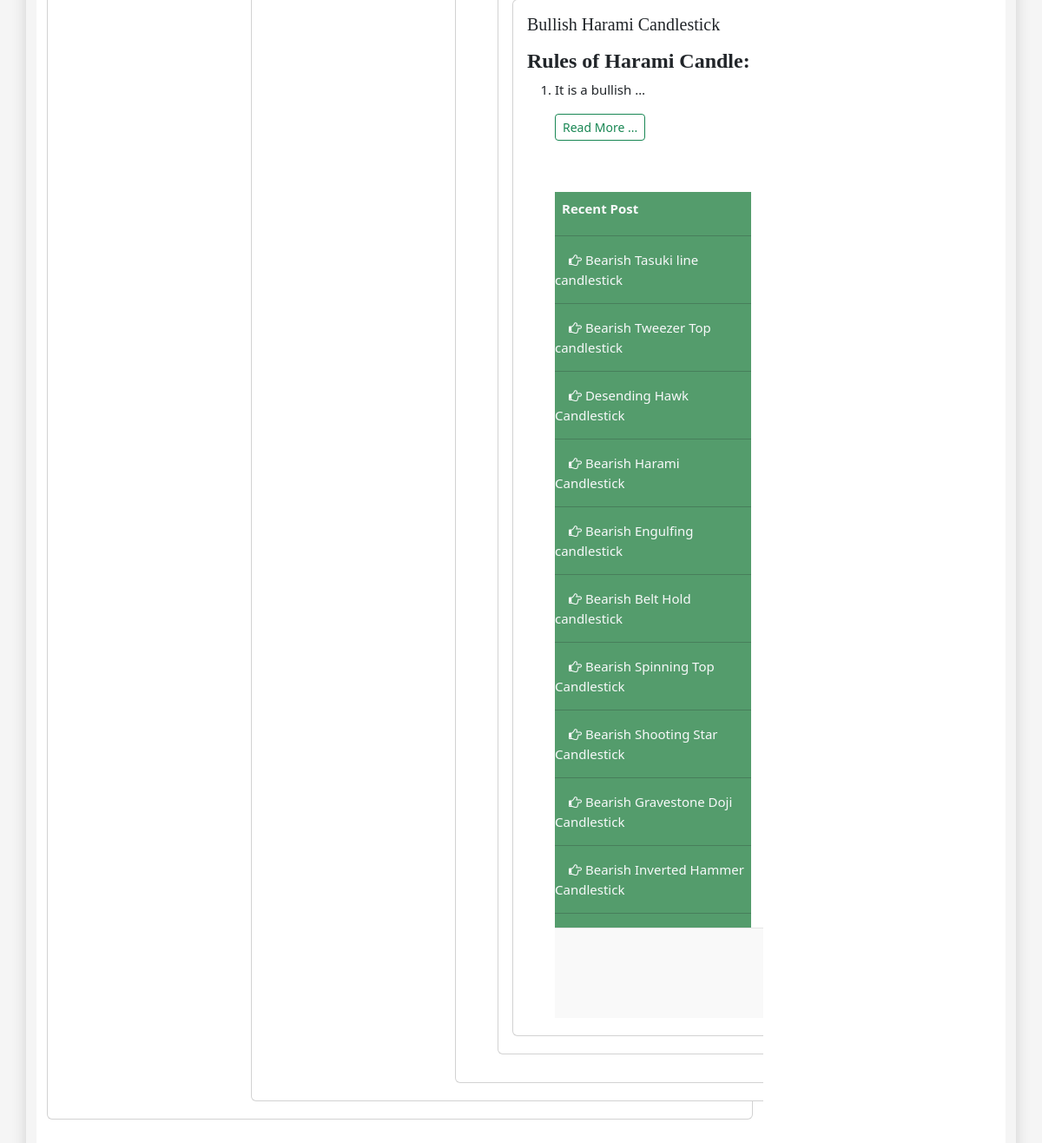
/apply-filter/ (lower part), run on an earlier commit of the app's database.
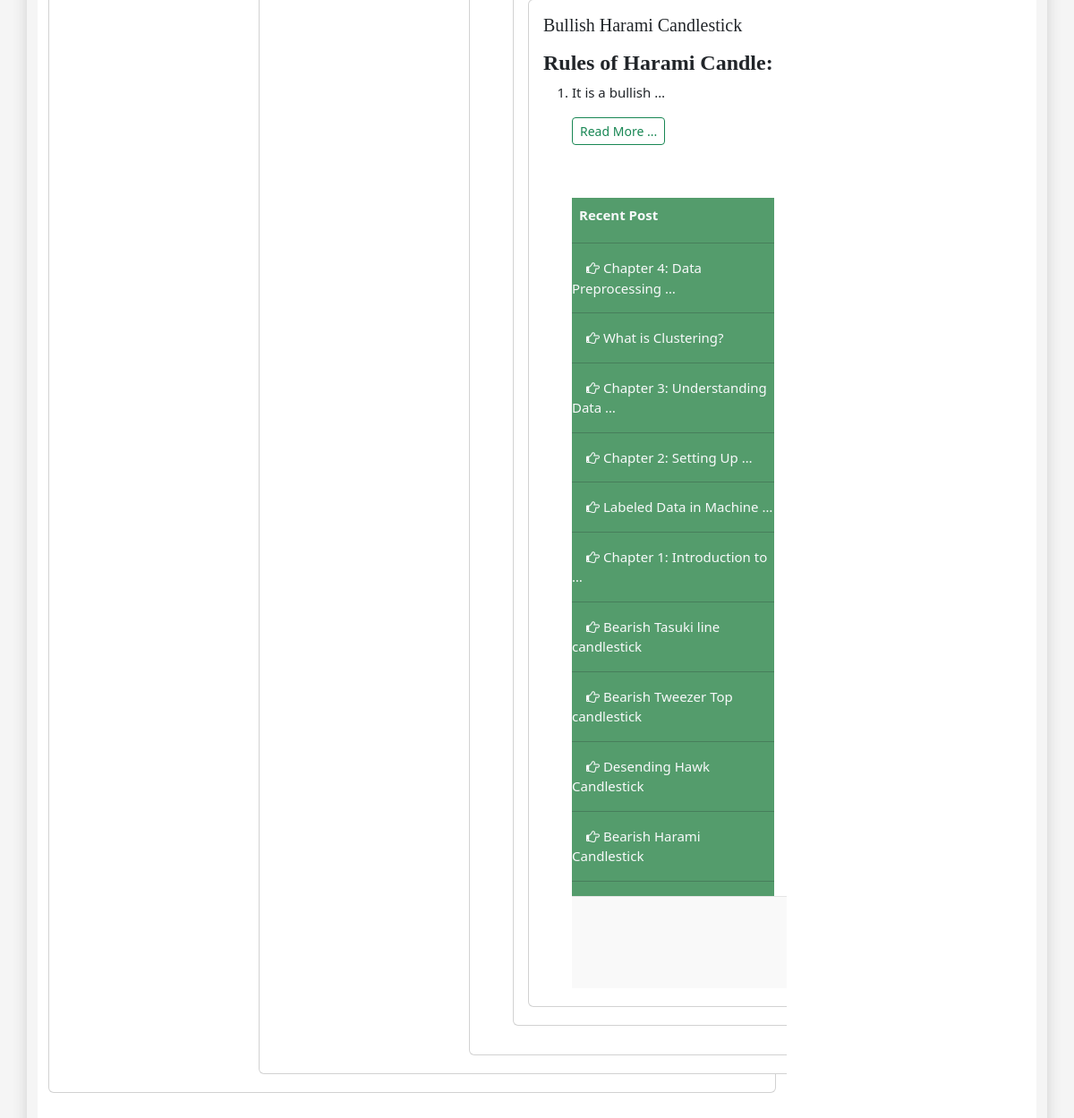
And on a later commit of the database.
### study_app/models.py (models this page shows, shortened)
class Topic(models.Model):
    id = models.UUIDField(primary_key=True, default=uuid.uuid4, editable=False)
    subject = models.ForeignKey(Subject, on_delete=models.CASCADE)
    name = models.CharField(max_length=100)
    description = models.TextField()
    created_at = models.DateTimeField(auto_now_add=True)
    updated_at = models.DateTimeField(auto_now=True)

### study_app/views.py (the view)
# urls.py: path("apply-filter/", TopicFilterView.as_view(), name="apply_filter"),
class TopicFilterView(ListView):
    model = Topic
    template_name = "study/apply_filter.html"
    context_object_name = "result"
    paginate_by = 13
    def get_queryset(self):
        queryset = Topic.objects.all()
        keyword = self.request.GET.get("key")
        if keyword:
            queryset = queryset.filter(
                Q(name__icontains=keyword) |
                Q(description__icontains=keyword)
            )
        return queryset
    def get_context_data(self, **kwargs):
        context = super().get_context_data(**kwargs)
        context["recent_post"] = Topic.objects.all().order_by('-created_at', 'name')[:10]
        page = self.request.GET.get("page")
        context["result"] = create_pagination(main=self.get_queryset(), no=self.paginate_by, page=page)
        return context

### mymodule/pagination.py (called while the page is built)
def create_pagination(main, no, page):
    paginator = Paginator(main, no)
    try:
        main = paginator.page(page)
    except EmptyPage:
        main = paginator.page(paginator.num_pages)
    except PageNotAnInteger:
        main = paginator.page(1)
    return main

### study_app/context_processors.py (called while the page is built)
def site_context(request):
    title = "The Study Hub"
    return {
        "title":title,
    }

### templates/study/apply_filter.html (shortened to what this page needs)
{% extends 'master.html' %}{% load static %}
{% block mainblock %}
<div class="container-fluid" style="height: 100vh;">
    <div class="row" style="height: 100%;">
        <div class="col-md-9" style="height: 100%; overflow-y: auto;">
            <div class="mt-1">
                {% for data in result %}
                <div class="card mb-1">
                    <div class="card-body">
                        <h5 class="card-title">{{ data.name }}</h5>
                        <p class="card-text">{{ data.description|safe|truncatewords:20 }}</p>
                        <a href="{% url 'topic_details' %}?topic={{ data.name|urlencode }}" class="btn btn-sm btn-outline-success">Read More ...</a>
                    </div>
                </div>
                {% endfor %}
            </div>
            <div class="col-md-12 p-2 mt-2 mb-1 text-light text-center">
            </div>
        </div>
        <div class="col-md-3" style="background-color: rgb(84, 156, 108); height: 100%; overflow-y: auto;">
            <p class="p-1 m-1 text-light fw-bold"> Recent Post</p>
            <hr/>
            <ul class="list-unstyled">
                {% for topic in recent_post %}
                <li>
                    <a href="{% url 'topic_details' %}?topic={{ topic.name|urlencode }}" class="ms-3 text-light">
                        <i class="fa fa-hand-o-right" aria-hidden="true"></i> {{ topic.name|truncatewords:4 }}
                    </a>
                    <hr/>
                </li>
                {% endfor %}
            </ul>
        </div>
    </div>
</div>
{% endblock %}

What changed in the data, as far as the page shows it:
no longer on this page (row unchanged): Topic: name "Bearish Engulfing candlestick"
no longer on this page (row unchanged): Topic: name "Bearish Belt Hold candlestick"
no longer on this page (row unchanged): Topic: name "Bearish Spinning Top Candlestick"
no longer on this page (row unchanged): Topic: name "Bearish Shooting Star Candlestick"
no longer on this page (row unchanged): Topic: name "Bearish Gravestone Doji Candlestick"
no longer on this page (row unchanged): Topic: name "Bearish Inverted Hammer Candlestick"
added Topic: name "Chapter 4: Data Preprocessing …"
added Topic: name "What is Clustering?"
added Topic: name "Chapter 3: Understanding Data …"
added Topic: name "Chapter 2: Setting Up …"
added Topic: name "Labeled Data in Machine …"
added Topic: name "Chapter 1: Introduction to …"
